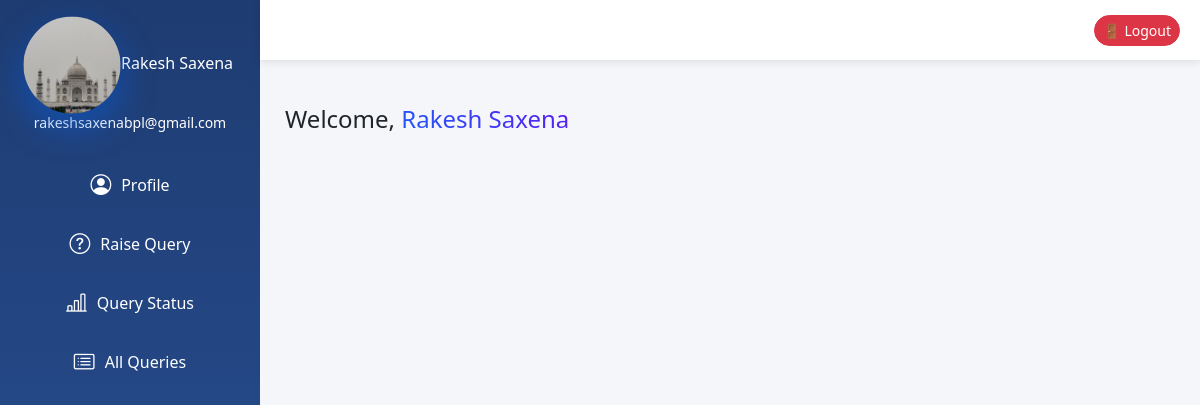
The app's page /userdashboard/ (signed in) with its own data.
### app/models.py (models this page shows, shortened)
class Employee1(models.Model):
    name = models.CharField(max_length=100,validators=[MaxLengthValidator(10),MinLengthValidator(3)],   error_messages={
        'blank': 'Enter a valid name',
        'min_length': 'Name must be at least 3 characters',
        'max_length': 'Name must not exceed 10 characters',
    })
    email = models.EmailField(unique=True)
    contact = models.CharField(max_length=15,validators=[Emp1_contact])
    image = models.ImageField(upload_to='employee_profiles/', null=True, blank=True)
    password = models.CharField(max_length=128,default='N/A')
    department=models.CharField(max_length=50,null=True)
    d_code = models.CharField(max_length=20,null=True)
    d_des = models.CharField(max_length=50,null=True)

### app/views.py (the view)
# urls.py: path('userdashboard/',userdashboard,name='userdashboard'),
def userdashboard(req):
     if 'user_id' in req.session:
          id=req.session['user_id']
          userdata=emp1.objects.get(id=id)
          return render(req,'userdashboard.html',{'data':userdata})

### app/templates/userdashboard.html (shortened to what this page needs)
{% extends "base.html" %}
{% block content %}
<div class="sidebar" id="sidebar">
  <div class="user-box">
    <img src="{{ data.image.url }}" onerror="this.src='https://via.placeholder.com/90'">
    <h6>{{ data.name }}</h6>
    <small>{{ data.email }}</small>
  </div>
  <a href="{% url 'profile' %}"><i class="bi bi-person-circle"></i> <span>Profile</span></a>
  <a href="{% url 'query' %}"><i class="bi bi-question-circle"></i> <span>Raise Query</span></a>
  <a href="{% url 'query_status' %}"><i class="bi bi-bar-chart-line"></i> <span>Query Status</span></a>
  <a href="{% url 'all_query' %}"><i class="bi bi-card-list"></i> <span>All Queries</span></a>
</div>
<div class="topbar">
  <a href="{% url 'logout' %}" class="btn btn-danger btn-sm">🚪 Logout</a>
</div>
<div class="main-content">
  <h4 class="mb-4">Welcome, <span class="gradient-text">{{ data.name }}</span></h4>
        </div>
{% endblock %}

### app/templates/userdashboard.html (style rules this page uses)
body { background:#f4f6f9; overflow-x:hidden; font-family: 'Segoe UI', sans-serif; margin:0; }
.sidebar { position:fixed; top:0; left:0; height:100vh; background:linear-gradient(180deg,#1e3c72,#2a5298); color:#fff; transition: width 0.3s ease; z-index: 1000; overflow:hidden; width:70px; padding:20px 5px; }
.user-box { text-align:center; margin-bottom:25px; }
.user-box img { width:50px; height:50px; border-radius:50%; object-fit:cover; border:none; box-shadow: 0 6px 15px rgba(13,110,253,0.2), 0 3px 8px rgba(0,0,0,0.08); transition: width 0.3s, height 0.3s, transform 0.3s, box-shadow 0.3s; }
.user-box h6, .user-box small { opacity:0; transition: opacity 0.3s; white-space: nowrap; overflow: hidden; }
.sidebar a { display:flex; align-items:center; color:#fff; text-decoration:none; padding:10px 12px; border-radius:8px; margin-bottom:8px; justify-content:center; transition:0.3s; }
.sidebar a i { font-size:1.3rem; transition: transform 0.3s; }
.sidebar a span { display:none; margin-left:10px; white-space: nowrap; }
.topbar { position:fixed; top:0; left:70px; right:0; height:60px; background:#fff; display:flex; align-items:center; justify-content:flex-end; padding:0 20px; box-shadow:0 2px 8px rgba(0,0,0,0.1); z-index:1001; transition: left 0.3s ease; }
.main-content { margin-left:70px; margin-top:80px; padding:25px; transition: margin-left 0.3s ease; }
.gradient-text { background: linear-gradient(45deg, #0d6efd, #6610f2, #0dcaf0); background-size: 300% 300%; -webkit-background-clip: text; -webkit-text-fill-color: transparent; animation: gradientMove 3s ease infinite; }
.btn-primary, .btn-danger, .btn-warning { border-radius:50px; transition:0.2s, transform 0.2s; }

### records on screen
Employee1: image (picture), name "Rakesh Saxena", email "rakeshsaxenabpl@gmail.com"
